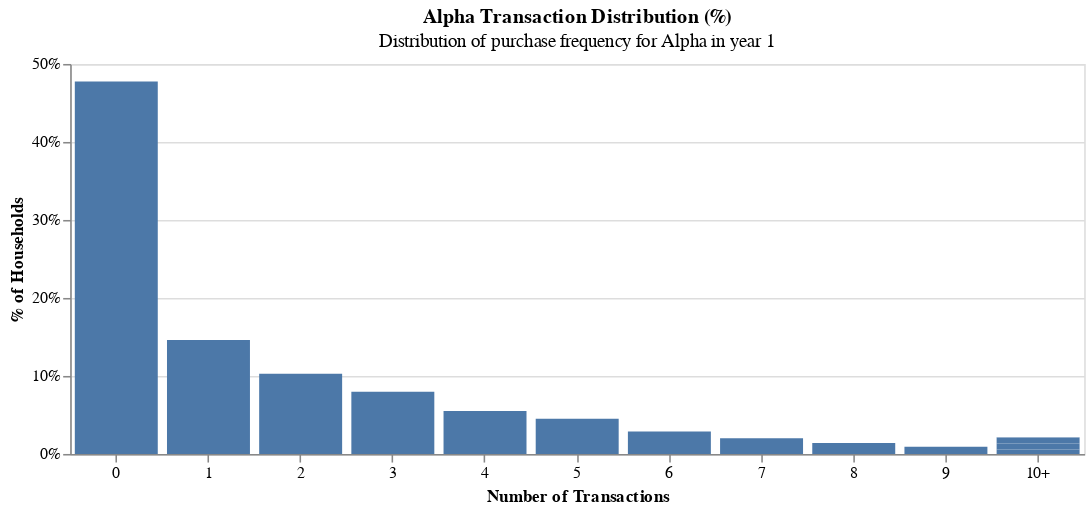

The cell this chart's notebook holds for it:
### Code cell
labels = [str(i) if i < 10 else '10+' for i in range(11)]

alpha_trans_dist = alpha_trans_dist.with_columns(
    pl.col('# of Purchases').cut(np.arange(0,10,1), labels=labels).alias('cut')    
)
chart = alt.Chart(alpha_trans_dist).mark_bar().encode(
    x=alt.X("cut:O", 
            axis=alt.Axis(labelAngle=0, title="Number of Transactions"), sort=labels),
    y=alt.Y("% of Total:Q",
            axis=alt.Axis(format=".0%", title="% of Households")), 
).properties(
    width=650,
    height=250,
    title={
        'text': 'Alpha Transaction Distribution (%)',
        'subtitle': 'Distribution of purchase frequency for Alpha in year 1'
    }
).show()

### Figure 1 — Vega-Lite specification as saved in the notebook (floating-point values rounded to 4 significant figures)
{"$schema": "https://vega.github.io/schema/vega-lite/v5.20.1.json", "config": {"view": {"continuousHeight": 300, "continuousWidth": 300}}, "data": {"name": "data-6ee6bc3bebfb0a9d7733195d73163329"}, "datasets": {"data-6ee6bc3bebfb0a9d7733195d73163329": [{"# of Purchases": 0, "% of Total": 0.4774, "Frequency": 2397, "cut": "0"}, {"# of Purchases": 1, "% of Total": 0.146, "Frequency": 733, "cut": "1"}, {"# of Purchases": 2, "% of Total": 0.103, "Frequency": 517, "cut": "2"}, {"# of Purchases": 3, "% of Total": 0.07967, "Frequency": 400, "cut": "3"}, {"# of Purchases": 4, "% of Total": 0.05517, "Frequency": 277, "cut": "4"}, {"# of Purchases": 5, "% of Total": 0.04521, "Frequency": 227, "cut": "5"}, {"# of Purchases": 6, "% of Total": 0.02868, "Frequency": 144, "cut": "6"}, {"# of Purchases": 7, "% of Total": 0.02012, "Frequency": 101, "cut": "7"}, {"# of Purchases": 8, "% of Total": 0.01414, "Frequency": 71, "cut": "8"}, {"# of Purchases": 9, "% of Total": 0.009361, "Frequency": 47, "cut": "9"}, {"# of Purchases": 10, "% of Total": 0.005577, "Frequency": 28, "cut": "10+"}, {"# of Purchases": 11, "% of Total": 0.00478, "Frequency": 24, "cut": "10+"}, {"# of Purchases": 12, "% of Total": 0.003187, "Frequency": 16, "cut": "10+"}, {"# of Purchases": 13, "% of Total": 0.003187, "Frequency": 16, "cut": "10+"}, {"# of Purchases": 14, "% of Total": 0.00239, "Frequency": 12, "cut": "10+"}, {"# of Purchases": 15, "% of Total": 0.001195, "Frequency": 6, "cut": "10+"}, {"# of Purchases": 16, "% of Total": 0.0005975, "Frequency": 3, "cut": "10+"}, {"# of Purchases": 18, "% of Total": 0.0001992, "Frequency": 1, "cut": "10+"}, {"# of Purchases": 20, "% of Total": 0.0001992, "Frequency": 1, "cut": "10+"}]}, "encoding": {"x": {"axis": {"labelAngle": 0, "title": "Number of Transactions"}, "field": "cut", "sort": ["0", "1", "2", "3", "4", "5", "6", "7", "8", "9", "10+"], "type": "ordinal"}, "y": {"axis": {"format": ".0%", "title": "% of Households"}, "field": "% of Total", "type": "quantitative"}}, "height": 250, "mark": {"type": "bar"}, "title": {"subtitle": "Distribution of purchase frequency for Alpha in year 1", "text": "Alpha Transaction Distribution (%)"}, "width": 650}
